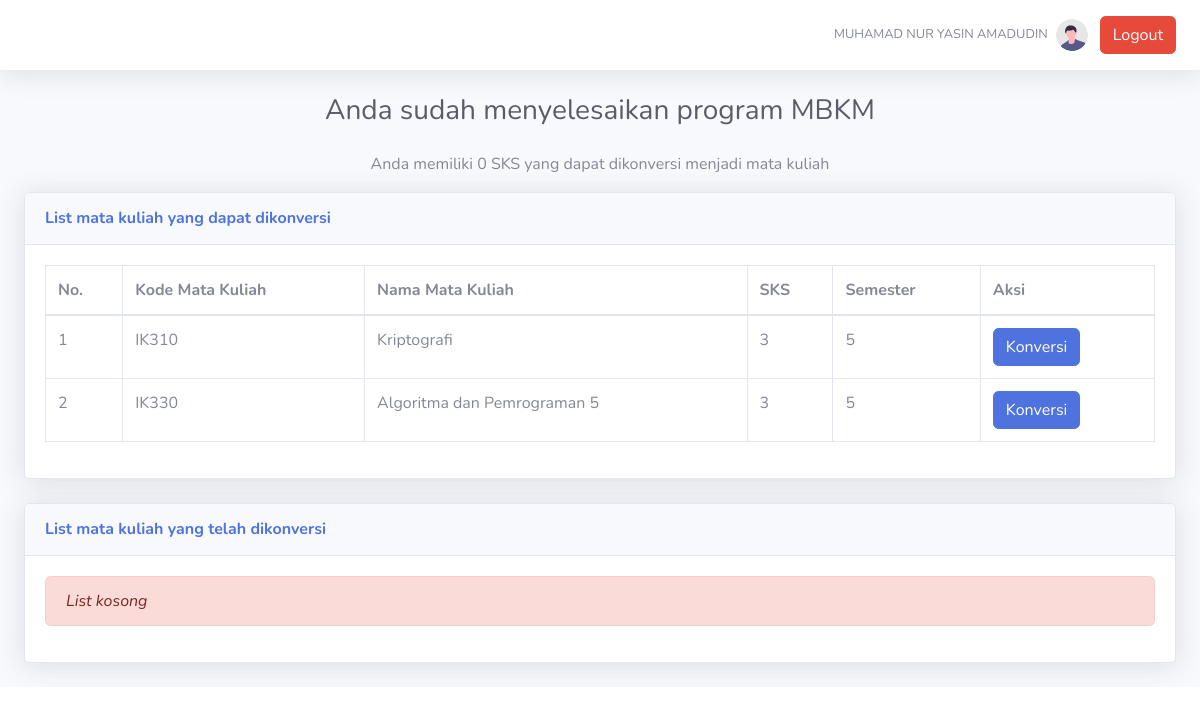
The page /selesai.php?id=2100137 on the database as committed earlier.
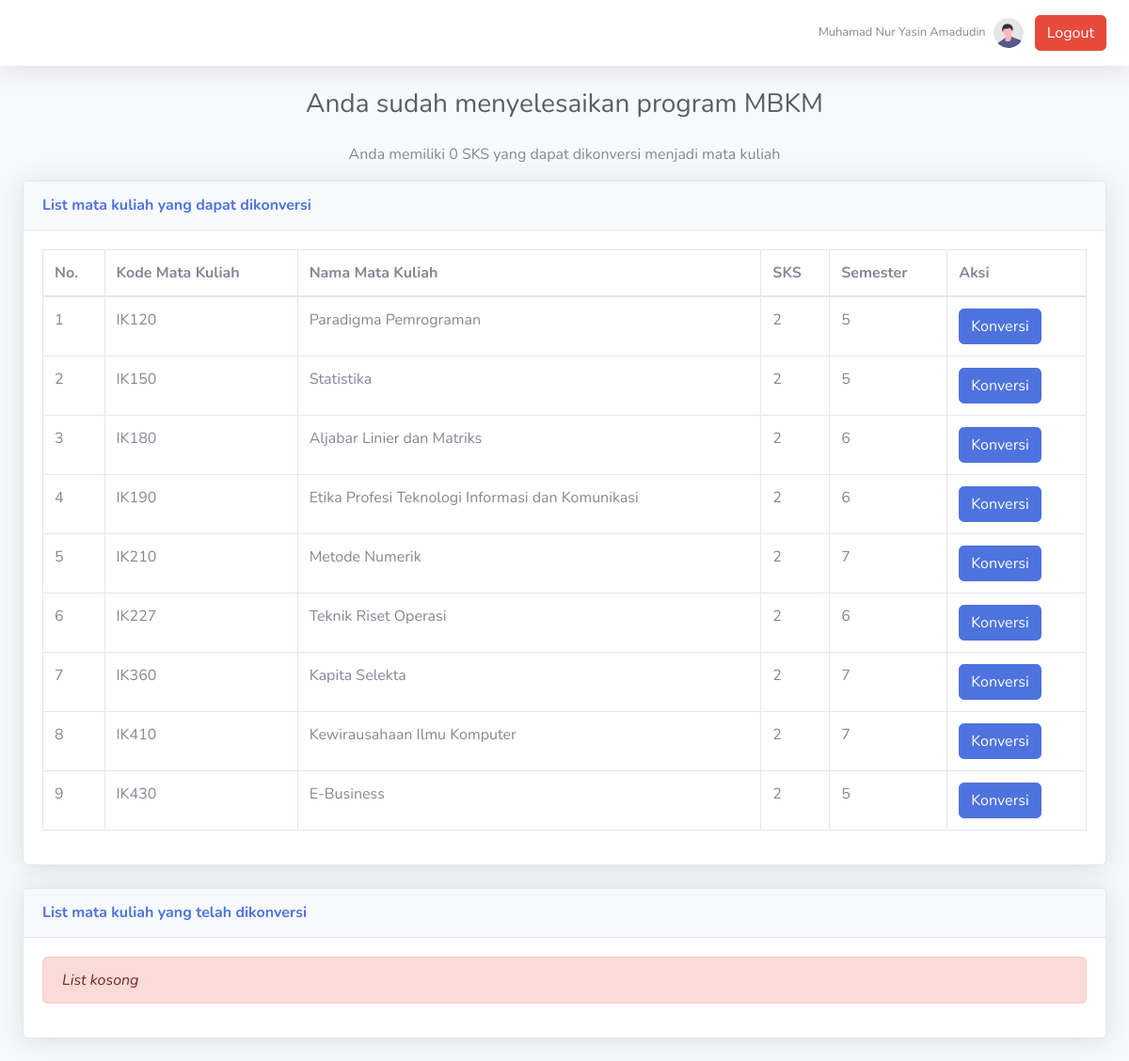
The same page on the database as committed later.
### tables this page shows
CREATE TABLE `tmahasiswa` (
  `nip` varchar(20) NOT NULL,
  `nim` varchar(10) NOT NULL,
  `nama_mahasiswa` varchar(50) NOT NULL,
  `prodi` varchar(50) NOT NULL,
  `email_mahasiswa` varchar(50) NOT NULL,
  `semester_mahasiswa` int(11) NOT NULL,
  `sks_sisa_konversi` int(11) DEFAULT 0,
  `sks_dalam_univ` int(11) DEFAULT 20,
  `sks_luar_univ` int(11) DEFAULT 40,
  `ipk_mahasiswa` float NOT NULL,
  `status_mahasiswa` varchar(25) DEFAULT 'belum berpartisipasi'
);

CREATE TABLE `tmatkul` (
  `kode_mk` varchar(10) NOT NULL,
  `nama_mk` varchar(50) NOT NULL,
  `sks_mk` int(11) NOT NULL,
  `semester_mk` int(11) NOT NULL
);

### selesai.php (the view, shortened to what the changed rows need)
<?php
if(isset($_GET["id"]) && !empty(trim($_GET["id"]))){
    $id = trim($_GET["id"]);
    require_once "config.php";
    $sql = "SELECT * FROM tmahasiswa WHERE nim = ?";
    if($stmt = mysqli_prepare($link, $sql)){
        mysqli_stmt_bind_param($stmt, "s", $param_nim);
        if(mysqli_stmt_execute($stmt)){
            $result = mysqli_stmt_get_result($stmt);
            if(mysqli_num_rows($result) == 1){
                $row = mysqli_fetch_array($result, MYSQLI_ASSOC);
                $nama_mahasiswa = $row["nama_mahasiswa"];
                $sks_sisa_konversi = $row["sks_sisa_konversi"];
            } else{
                echo "Oops! Something went wrong. Please try again later.";
            }
        } else{
            echo "Oops! Something went wrong. Please try again later.";
        }
    }
}
?>
<!DOCTYPE html>
<html lang="en">
<head>
    <link href="vendor/fontawesome-free/css/all.min.css" rel="stylesheet" type="text/css">
    <link href="css/sb-admin-2.min.css" rel="stylesheet">
</head>
<body id="page-top">
    <div id="wrapper">
        <div id="content-wrapper" class="d-flex flex-column">
            <div id="content">
                <nav class="navbar navbar-expand navbar-light bg-white topbar mb-4 static-top shadow">
                    <ul class="navbar-nav ml-auto">
                        <li class="nav-item dropdown no-arrow">
                            <a class="nav-link dropdown-toggle" href="#" id="userDropdown" role="button"
                                data-toggle="dropdown" aria-haspopup="true" aria-expanded="false">
                                <span class="mr-2 d-none d-lg-inline text-gray-600 small"><?= $nama_mahasiswa ?></span>
                                <img class="img-profile rounded-circle"
                                    src="img/undraw_profile.svg">
                            </a>
                        </li>
                    </ul>
                </nav>
                <div class="container-fluid text-center">
                    <h1 class="h3 mb-4 text-gray-800">Anda sudah menyelesaikan program MBKM</h1>
                    <p>Anda memiliki <?= $sks_sisa_konversi ?> SKS yang dapat dikonversi menjadi mata kuliah</p>
                    <div class="card shadow mb-4 text-left">
                        <div class="card-header py-3">
                        </div>
                        <div class="card-body">
                        <?php
                        require_once "config.php";
                        $sql = "SELECT * FROM tmatkul WHERE semester_mk > 4 AND kode_mk NOT IN (SELECT kode_mk FROM kontrakmatkul WHERE tipe = 'konversi' AND nim = ". $id .")";
                        if($result = mysqli_query($link, $sql)){
                            if(mysqli_num_rows($result) > 0){
                                echo '<div class="table-responsive">';
                                    echo '<table class="table table-bordered" id="dataTable" width="100%" cellspacing="0">';
                                        echo "<thead>";
                                            echo "<tr>";
                                                echo "<th>No.</th>";
                                                echo "<th>Kode Mata Kuliah</th>";
                                                echo "<th>Nama Mata Kuliah</th>";
                                                echo "<th>SKS</th>";
                                                echo "<th>Semester</th>";
                                                echo "<th>Aksi</th>";
                                            echo "</tr>";
                                        echo "</thead>";
                                        echo "<tbody>";
                                        $num = 1;
                                        while($row = mysqli_fetch_array($result)){
                                            echo "<tr>";
                                                echo "<td>" . $num++ . "</td>";
                                                echo "<td>" . $row['kode_mk'] . "</td>";
                                                echo "<td>" . $row['nama_mk'] . "</td>";
                                                echo "<td>" . $row['sks_mk'] . "</td>";
                                                echo "<td>" . $row['semester_mk'] . "</td>";
                                                echo "<td><a href='konversi.php?id=". $row["kode_mk"] ."' class='btn btn-primary btn-act'>Konversi</a></td>";
                                            echo "</tr>";
                                        }
                                        echo "</tbody>";
                                    echo "</table>";
                                echo '</div>';
                            } else{
                                echo '<div class="alert alert-danger"><em>List kosong</em></div>';
                            }
                        } else{
                            echo "Oops! Something went wrong. Please try again later.";
                        }
                        ?>
                        </div>
                    </div>
                    <div class="card shadow mb-4 text-left">
                        <div class="card-header py-3">
                        </div>
                        <div class="card-body">
                        </div>
                    </div>
                </div>
            </div>
        </div>
    </div>
</body>
</html>

Rows that differ between the two databases and show on the page:
no longer on this page (row edited): tmatkul: kode_mk "IK310", nama_mk "Kriptografi", sks_mk "3", semester_mk "5"
removed tmatkul: kode_mk "IK330", nama_mk "Algoritma dan Pemrograman 5", sks_mk "3", semester_mk "5"
changed tmahasiswa: nama_mahasiswa "MUHAMAD NUR YASIN AMADUDIN" → "Muhamad Nur Yasin Amadudin"
added tmatkul: kode_mk "IK120", nama_mk "Paradigma Pemrograman", sks_mk "2", semester_mk "5"
added tmatkul: kode_mk "IK150", nama_mk "Statistika", sks_mk "2", semester_mk "5"
added tmatkul: kode_mk "IK180", nama_mk "Aljabar Linier dan Matriks", sks_mk "2", semester_mk "6"
added tmatkul: kode_mk "IK190", nama_mk "Etika Profesi Teknologi Informasi dan Komunikasi", sks_mk "2", semester_mk "6"
added tmatkul: kode_mk "IK210", nama_mk "Metode Numerik", sks_mk "2", semester_mk "7"
added tmatkul: kode_mk "IK227", nama_mk "Teknik Riset Operasi", sks_mk "2", semester_mk "6"
added tmatkul: kode_mk "IK360", nama_mk "Kapita Selekta", sks_mk "2", semester_mk "7"
added tmatkul: kode_mk "IK410", nama_mk "Kewirausahaan Ilmu Komputer", sks_mk "2", semester_mk "7"
added tmatkul: kode_mk "IK430", nama_mk "E-Business", sks_mk "2", semester_mk "5"
